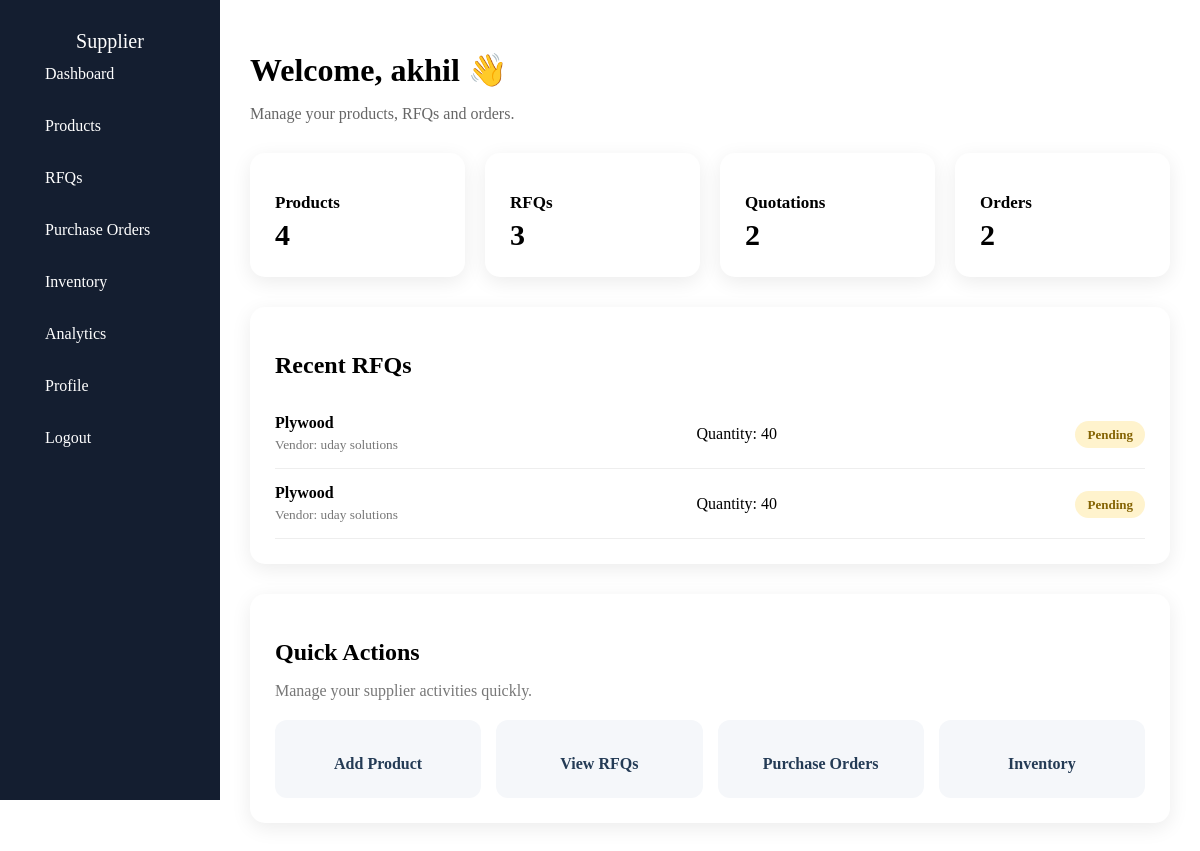
Before: /supplierdashboard/ (signed in) with the older database file.
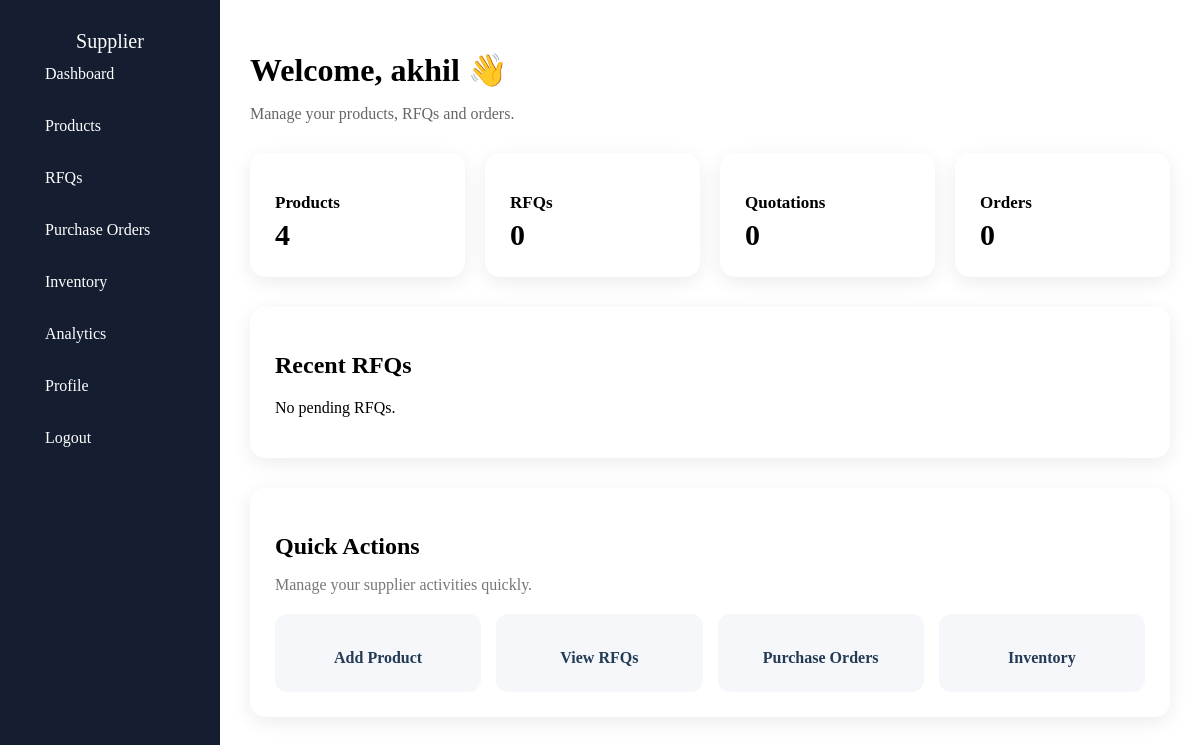
After: the same page with the newer database file.
### vendor/models.py (models this page shows, shortened)
class RFQ(models.Model):
   vendor=models.ForeignKey(Vendor,on_delete=models.CASCADE)
   supplier=models.ForeignKey(Supplier,on_delete=models.CASCADE)
   product=models.ForeignKey(Product,on_delete=models.CASCADE)
   quantity=models.IntegerField()
   description=models.TextField(blank=True)
   required_by=models.DateField()
   created_at=models.DateTimeField(default=timezone.now)
   status_choices=[
      ("Pending","Pending"),
      ("Quoted","Quoted"),
      ("Accepted","Accepted"),
     ( "Rejected","Rejected"),
      ("Expired","Expired"),
   ]
   status=models.CharField(max_length=20,choices=status_choices,default="Pending")

class Product(models.Model):
   supplier=models.ForeignKey(Supplier,on_delete=models.CASCADE,related_name="products")
   name=models.CharField(max_length=100)
   category=models.CharField(max_length=100)
   description=models.TextField(blank=True)
   unit=models.CharField(max_length=10)
   price = models.DecimalField(max_digits=10,decimal_places=2,default=0.00)
   minimum_order_quantity=models.PositiveIntegerField()
   stock_quantity = models.DecimalField(
    max_digits=12,
    decimal_places=2,
    default=0
          )
   image=models.ImageField(upload_to="productimages/",default=None)

class Vendor(models.Model):
    user=models.OneToOneField(User,on_delete=models.CASCADE)
    company_name=models.CharField(max_length=100)
    name=models.CharField(max_length=100)
    contact=models.CharField(max_length=10)
    address=models.TextField()
    industry=models.CharField(max_length=200)
    description=models.TextField(blank=True)

### vendor/views.py (the view)
# urls.py: path('supplierdashboard/',views.supplierdashboard,name="supplierdashboard"),
@login_required
def supplierdashboard(request):
    supplier = Supplier.objects.get(user=request.user)
    products = Product.objects.filter(
        supplier=supplier
    )
    rfqs = RFQ.objects.filter(
        supplier=supplier
    )
    quotations = Quotation.objects.filter(
        supplier=supplier
    )
    orders = PurchaseOrder.objects.filter(
        supplier=supplier
    )
    pending_rfqs = rfqs.filter(
        status="Pending"
    )
    pending_orders = orders.filter(
        status="Pending"
    )
    return render(request, "supplierdashboard.html", {
        "supplier": supplier,
        "products": products,
        "rfqs": rfqs,
        "quotations": quotations,
        "orders": orders,
        "pending_rfqs": pending_rfqs,
        "pending_orders": pending_orders,
    })

### vendor/templates/supplierdashboard.html (shortened to what this page needs)
{% extends "base.html" %}
{% block content %}
<div class="dashboard-header">
    <h1>Welcome, {{ supplier.name }} 👋</h1>
    <p>
        Manage your products, RFQs and orders.
    </p>
</div>
<div class="dashboard-cards">
    <div class="stat-card">
        <h3>Products</h3>
        <h2>{{ products.count }}</h2>
    </div>
    <div class="stat-card">
        <h3>RFQs</h3>
        <h2>{{ rfqs.count }}</h2>
    </div>
    <div class="stat-card">
        <h3>Quotations</h3>
        <h2>{{ quotations.count }}</h2>
    </div>
    <div class="stat-card">
        <h3>Orders</h3>
        <h2>{{ orders.count }}</h2>
    </div>
</div>
<div class="recent-section">
    <h2>Recent RFQs</h2>
    {% for rfq in pending_rfqs|slice:":5" %}
    <div class="rfq-row">
        <div>
            <strong>
                {{ rfq.product.name }}
            </strong>
            <small>
                Vendor:
                {{ rfq.vendor.company_name }}
            </small>
        </div>
        <div>
            Quantity:
            {{ rfq.quantity }}
        </div>
        <div>
            <span class="status pending">
                {{ rfq.status }}
            </span>
        </div>
    </div>
    {% empty %}
    <p>No pending RFQs.</p>
    {% endfor %}
</div>
<div class="quick-actions">
    <h2>Quick Actions</h2>
    <p>Manage your supplier activities quickly.</p>
    <div class="action-buttons">
        <a href="{% url 'addproduct' %}" class="action-card">
            <span>Add Product</span>
        </a>
        <a href="{% url 'supplierrfq' %}" class="action-card">
            <span>View RFQs</span>
        </a>
        <a href="{% url 'supplierpurchaseorders' %}" class="action-card">
            <span>Purchase Orders</span>
        </a>
        <a href="#" class="action-card">
            <span>Inventory</span>
        </a>
    </div>
</div>
{% endblock %}

Changed rows visible on the page:
removed RFQ: product.name "Plywood", vendor.company_name "uday solutions", quantity "40", status "Pending"
removed RFQ: product.name "Plywood", vendor.company_name "uday solutions", quantity "40", status "Pending"
Other visible differences:
{{ rfqs.count }}: "3" → "0"
{{ quotations.count }}: "2" → "0"
{{ orders.count }}: "2" → "0"
text now shown: "No pending RFQs."
